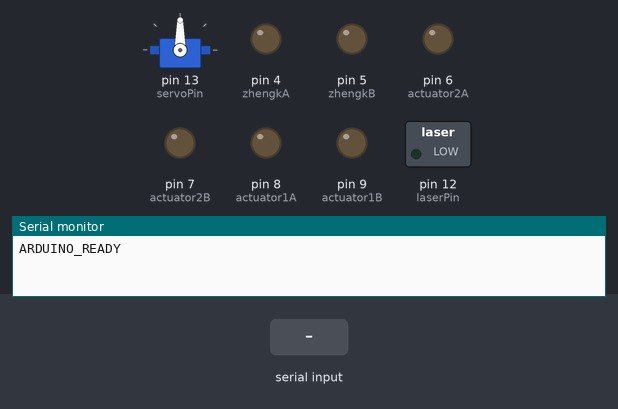
Bench run of a sketch on a simulated Arduino Uno, built with avr-gcc and run on an emulated ATmega328P. On the bench: servo, switched loads named in the sketch (green lamp = pin HIGH), output pins drawn as LEDs (lit = HIGH), the last lines printed to the serial monitor. Inputs (shaded band) come from the test bench.

Above: at 1.2 s.
1.3 s: "HELLO,1\n" received over Serial
At 1.68 s:
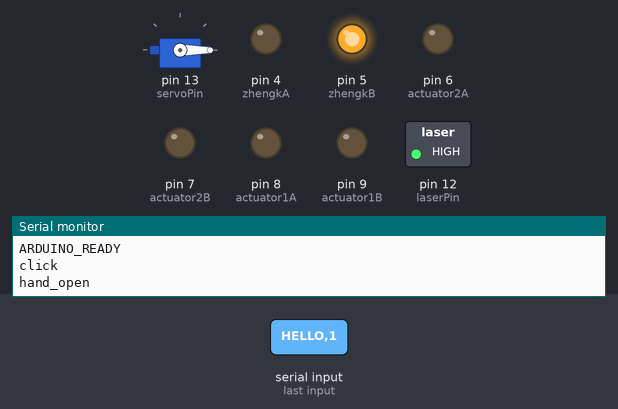
At 2.8 s:
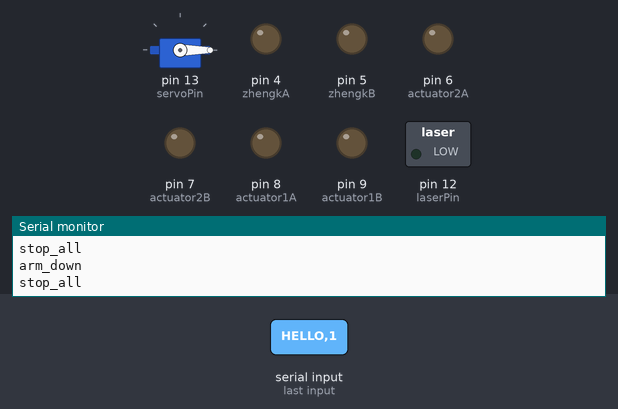
3.3 s: "1\n" received over Serial
At 3.45 s:
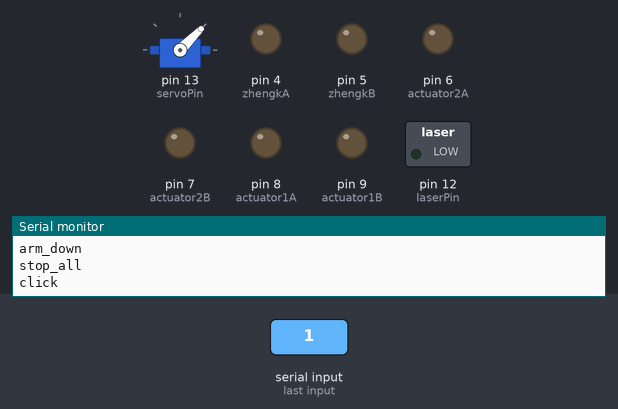
Timing chart, 0 to 6.3 s (numbered marks = the images above; inputs shaded):
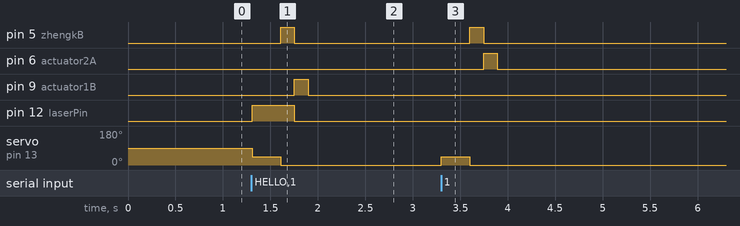

The sketch:

arm_joystick.ino
```cpp
#include <Servo.h>

const int actuator1A = 8;
const int actuator1B = 9;
const int actuator2A = 6;
const int actuator2B = 7;
const int zhengkA = 4;
const int zhengkB = 5;
const int laserPin = 12;
const int servoPin = 13;

Servo armServo;
unsigned long lastCmdTime = 0;
const unsigned long TIMEOUT = 2000;
bool connected = false;
bool laserState = false;

void setup() {
  Serial.begin(9600);
  Serial.setTimeout(10);

  pinMode(actuator1A, OUTPUT);
  pinMode(actuator1B, OUTPUT);
  pinMode(actuator2A, OUTPUT);
  pinMode(actuator2B, OUTPUT);
  pinMode(zhengkA, OUTPUT);
  pinMode(zhengkB, OUTPUT);
  pinMode(laserPin, OUTPUT);
  armServo.attach(servoPin);

  Serial.println("ARDUINO_READY");
}

void loop() {
  handleSerial();
  checkTimeout();
}

void handleSerial() {
  if (Serial.available()) {
    String cmd = Serial.readStringUntil('\n');
    cmd.trim();
    lastCmdTime = millis();

    if (cmd == "HELLO") {
      Serial.println("ARDUINO_READY");
      return;
    } else if (cmd == "STOP") {
      stop_all();
      return;
    }

    connected = true;
    processCommand(cmd);
  }
}

void processCommand(String cmd) {
  int x, y, z;
  int buttons[9];
  int idx = 0;

  // Parse CSV
  for (int i = 0; i < 11 && idx < cmd.length(); i++) {
    int nextComma = cmd.indexOf(',', idx);
    String token = (nextComma == -1) ? cmd.substring(idx) : cmd.substring(idx, nextComma);
    int val = token.toInt();
    if (i == 0) x = val;
    else if (i == 1) y = val;
    else if (i == 2) z = val;
    else buttons[i - 3] = val;
    idx = (nextComma == -1) ? cmd.length() : nextComma + 1;
  }

  // Movement logic
  if (buttons[0]) { // If button is pressed
  laserState = !laserState; // Toggle state (ON ↔ OFF)
  digitalWrite(laserPin, laserState ? HIGH : LOW); // Update laser
  // delay(200);
  }

  if (buttons[1]) click();

  if (buttons[4]) hand_open();
  if (buttons[5]) hand_close();

  if (y == 1) arm_down();
  else if (y == -1) arm_up();

  if (x == 1) move_front();
  else if (x == -1) move_back();

  if (x == 0 && y == 0) stop_all();
}

void checkTimeout() {
  if (millis() - lastCmdTime > TIMEOUT && connected) {
    connected = false;
    stop_all();
  }
}

void click() {
  Serial.println("click");
  armServo.write(45);
  delay(300);
  armServo.write(0);
}

void hand_open() {
  Serial.println("hand_open");
    for (int i = 0; i < 12; i++) { // adjust iteration count as needed
    digitalWrite(zhengkB, HIGH);
    digitalWrite(zhengkA, LOW);
    delay(12); // small delay for smooth motion
  }
  stop_all(); // stop after motion
}

void hand_close() {
  Serial.println("hand_close");
    for (int i = 0; i < 12; i++) { // adjust iteration count as needed
    digitalWrite(zhengkB, LOW);
    digitalWrite(zhengkA, HIGH);
    delay(12); // small delay for smooth motion
  }
  stop_all(); // stop after motion
}

void arm_up() {
  Serial.println("arm_up");
  for (int i = 0; i < 12; i++) { // adjust iteration count as needed
    digitalWrite(actuator1A, HIGH);
    digitalWrite(actuator1B, LOW);
    delay(12); // small delay for smooth motion
  }
  stop_all(); // stop after motion
}

void arm_down() {
  Serial.println("arm_down");
  for (int i = 0; i < 12; i++) { // adjust iteration count as needed
    digitalWrite(actuator1A, LOW);
    digitalWrite(actuator1B, HIGH);
    delay(12); // small delay for smooth motion
  }
  stop_all(); // stop after motion
}

void move_front() {
  Serial.println("move_front");
  for (int i = 0; i < 12; i++) { // adjust iteration count as needed
    digitalWrite(actuator2A, HIGH);
    digitalWrite(actuator2B, LOW);
    delay(12); // small delay for smooth motion
  }
  stop_all(); // stop after motion
}

void move_back() {
  Serial.println("move_back");
  for (int i = 0; i < 12; i++) { // adjust iteration count as needed
    digitalWrite(actuator2A, LOW);
    digitalWrite(actuator2B, HIGH);
    delay(10); // small delay for smooth motion
  }
  stop_all(); // stop after motion
}

void stop_all() {
  Serial.println("stop_all");
  digitalWrite(actuator1A, LOW);
  digitalWrite(actuator1B, LOW);
  digitalWrite(actuator2A, LOW);
  digitalWrite(actuator2B, LOW);
  digitalWrite(zhengkA, LOW);
  digitalWrite(zhengkB, LOW);
  digitalWrite(laserPin, LOW);
}
```

Measured:
- after the input at 1.3 s, pin 5 (zhengkB): LOW → HIGH after 0.31 s, → LOW 0.14 s later; pin 9 (actuator1B): LOW → HIGH after 0.45 s, → LOW 0.14 s later; pin 12 (laserPin): LOW → HIGH at once, → LOW 0.44 s later; servo on pin 13 (servoPin): 90° → 45° at once, → 0° 0.30 s later
- after the input at 3.3 s, pin 5 (zhengkB): LOW → HIGH after 0.30 s, → LOW 0.14 s later; pin 6 (actuator2A): LOW → HIGH after 0.45 s, → LOW 0.14 s later; servo on pin 13 (servoPin): 0° → 45° at once, → 0° 0.30 s later
